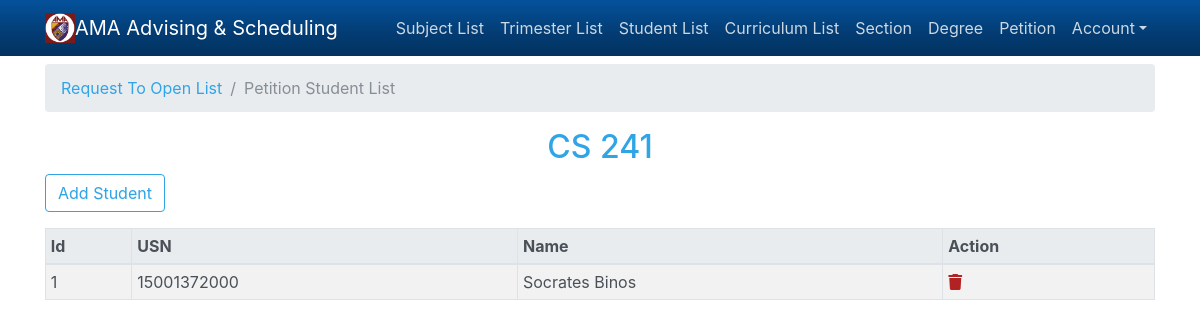
Screenshot of /index.php?view=petition_student&view_id=1 (signed in) with the database file from the repository.
### tables this page shows
CREATE TABLE `request_to_open_list` (
  `id` int(11) NOT NULL,
  `subject_id` int(11) NOT NULL,
  `status` varchar(20) NOT NULL DEFAULT 'Pending'
);

CREATE TABLE `subject_list` (
  `id` int(11) NOT NULL,
  `subject_code` varchar(50) NOT NULL,
  `subject_name` varchar(50) NOT NULL,
  `subject_desc` varchar(50) NOT NULL,
  `subject_status` tinyint(1) NOT NULL,
  `lec_unit` int(11) NOT NULL,
  `lab_unit` int(11) NOT NULL DEFAULT 0
);

CREATE TABLE `request_to_open_student_list` (
  `id` int(11) NOT NULL,
  `req_to_open_id` int(11) NOT NULL,
  `student_id` int(11) NOT NULL
);

CREATE TABLE `student_list` (
  `id` int(11) NOT NULL,
  `usn` varchar(50) NOT NULL,
  `name` varchar(100) NOT NULL,
  `curriculum_id` int(11) NOT NULL
);

### includes/db_config.php (called while the page is built, shortened)
<?php
$host = 'localhost';
$user = 'root';
$password = '';
$database = 'ama';
$connect = mysqli_connect($host, $user, $password, $database);
function query($sql) {
	global $connect;
	$result = mysqli_query($connect, $sql);
	return $result;
}

### pages/request_to_open_student_list.php (the view, shortened to what this page needs)
<?php
if (isset($_GET['view_id'])){
	$view_id = $_GET['view_id'];
	$result = query("select rto.id
						, 	sl.subject_code
					from request_to_open_list rto
					inner join subject_list sl
							on rto.subject_id = sl.id
					where rto.id = '$view_id'");
	$petition_student_list = query("SELECT rtos.id
										,  stl.USN
										,  stl.name
									FROM request_to_open_student_list rtos
									inner join student_list stl
									on rtos.student_id = stl.id
									where rtos.req_to_open_id = '$view_id'");
	if($result){
		while($row = mysqli_fetch_assoc($result)) {
			$id = $row['id'];
			$petition_subject = $row['subject_code'];
		}
	}
}
?>
<ol class="breadcrumb">
  <li class="breadcrumb-item"><a href="index.php?menu=petition_list">Request To Open List</a></li>
  <li class="breadcrumb-item active">Petition Student List</li>
</ol>
<h2 class="text-center"><?php echo $petition_subject ?></h2>
<div class="form-group">
	<a class="btn btn-outline-primary" href="index.php?new=petition_student&petition_id=<?php echo $id ?>">Add Student</a>
</div>
<div class="table-responsive">
	<table class="table table-sm table-bordered table-striped">
		<thead class="thead-light">
			<tr>
				<th>Id</th>
				<th>USN</th>
				<th>Name</th>
				<th>Action</th>
			</tr>
		</thead>
		<tbody>
			<?php
			if ($petition_student_list):
				while ($petition_student = mysqli_fetch_assoc($petition_student_list)) : ?>
					<tr>
						<td><?php echo $petition_student['id'] ?></td>
						<td><?php echo $petition_student['USN'] ?></td>
						<td><?php echo $petition_student['name'] ?></td>
						<td>
							<a href="index.php?delete=petition_student&delete_id=<?php echo $petition_student['id'] ?>" title="Delete"><i class="fas fa-trash"></i></a>
						</td>
					</tr>
					<?php
				endwhile;
			endif;
			?>
		</tbody>
	</table>
</div>

### css/mystyle.css (style rules this page uses)
.fa-trash { color: #B22222; }

### rows the page displays
request_to_open_list: subject_list.subject_code "CS 241"
request_to_open_student_list: id "1", student.usn "15001372000", student.name "Socrates Binos"
